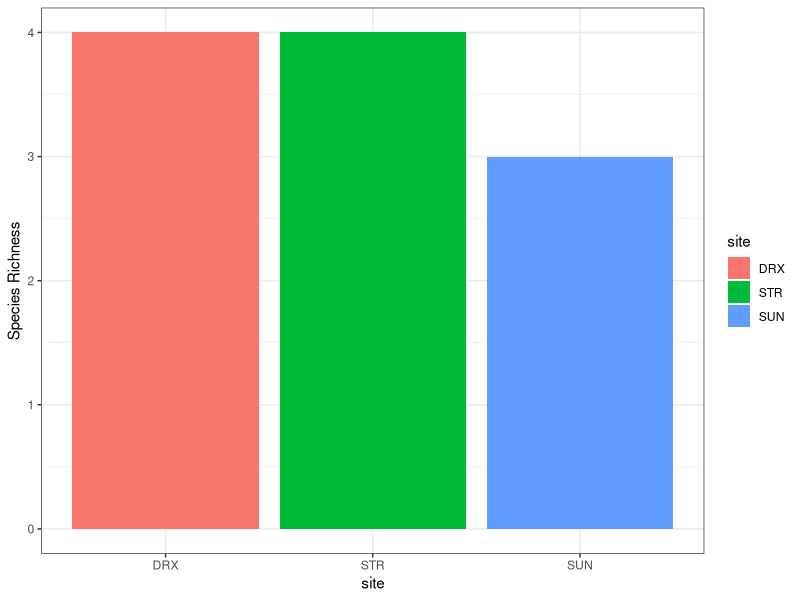
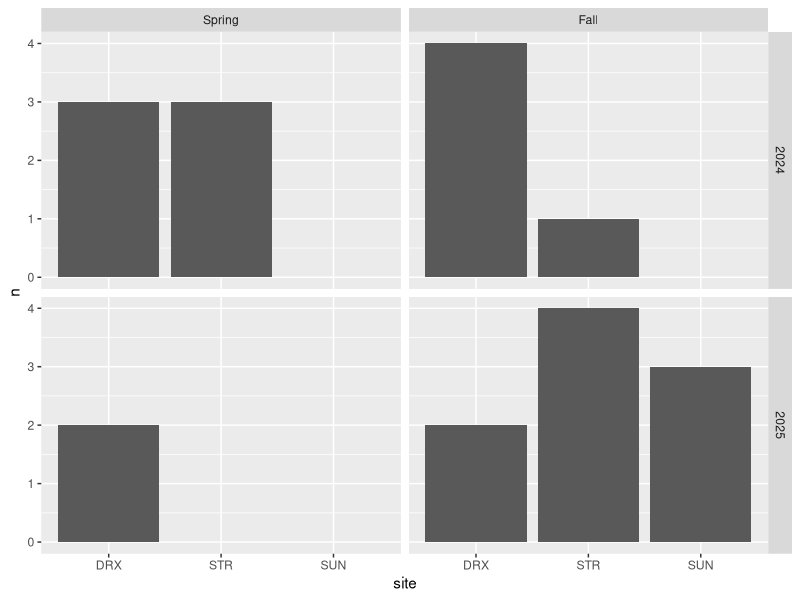
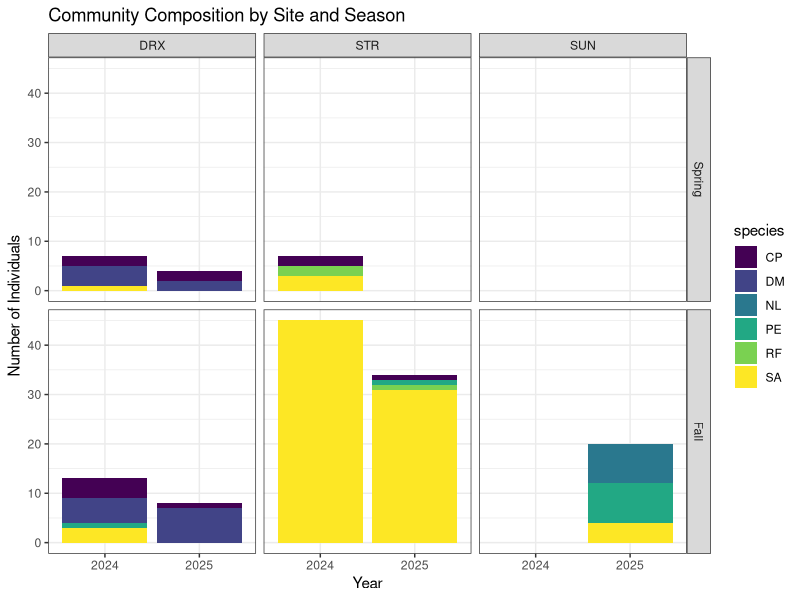
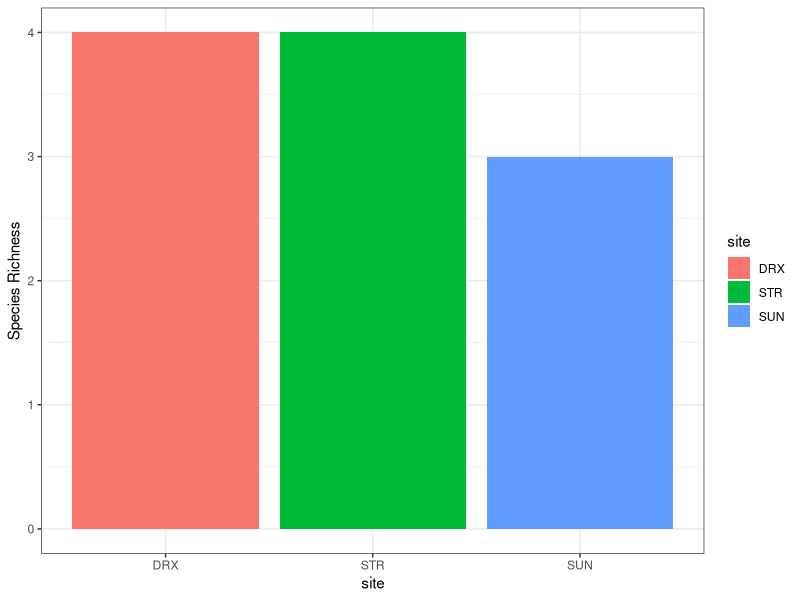
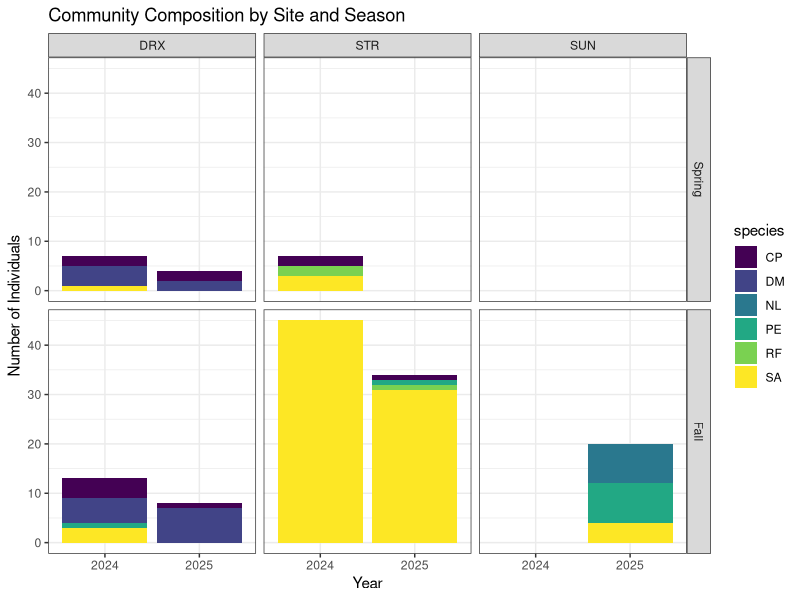

R code for these plots, in order:
# Load packages & data
# install.packages("tidyverse")
library(tidyverse)

capture <- read_csv("rodent_abundance/scr_clean.csv")

# remove extraneous species
sp_richness <- capture %>% filter(is.na(extraneous))

# create list of unique species
sp_list <- sp_richness %>% distinct(species)

# count unique species
sp_count <- count(sp_list)

# Site Specific
# list of species per site
site_sp_list <- sp_richness %>% 
  group_by(site) %>% 
  distinct(species)

# count species per site
site_sp_count <- site_sp_list %>% 
  group_by(site) %>% 
  summarise(n_species = n())

# Plot site specific richness
ggplot(site_sp_count, aes(x = site, y = n_species, fill = site))+
  geom_col()+
  ylab("Species Richness")+
  theme_bw()

ggsave("outputs/site_sp_richness.png", width=4, height=4)


#### Richness by site and season
richness_by_site_season <- sp_richness %>% 
  group_by(yr, season, site) %>% 
  mutate(yr = as.integer(yr)) %>% 
  distinct(species) %>% 
  count() 

# try to switch seasons to chronological (spring -> fall)
richness_by_site_season$season <- as_factor(richness_by_site_season$season)

richness_by_site_season <- richness_by_site_season %>% 
  mutate(season = factor(season, levels = c("Spring", "Fall")))

ggplot(richness_by_site_season, aes(x = site, y = n)) +
  geom_col() +
  facet_grid(yr ~ season)

## abundance by site & season
sp_abund <- sp_richness %>% filter(is.na(recap)) #remove recaps
sp_abund$period <- paste(sp_abund$season, sp_abund$yr, sep = " ")
abund_by_site_period <-  sp_abund %>%
  count(site, yr, season, species, name = "n") %>%   # is this correct??
  mutate(season = factor(season, levels = c("Spring", "Fall")))
## plot
abund_by_site_period <- abund_by_site_period %>% mutate(total = sum(abund_by_site_period$n_species))

ggplot(abund_by_site_period, aes(x=as.factor(yr), y=n))+
  geom_col(aes(fill = species), position = "stack")+
  facet_grid(season~site) +
  theme_bw()+
  scale_fill_viridis_d()+
  labs(y = "Number of Individuals", x = "Year", title = "Community Composition by Site and Season")

ggsave("outputs/site_season_abund.png", width=8, height=4)


## Species Richness in Fall 2025 ONLY

  
